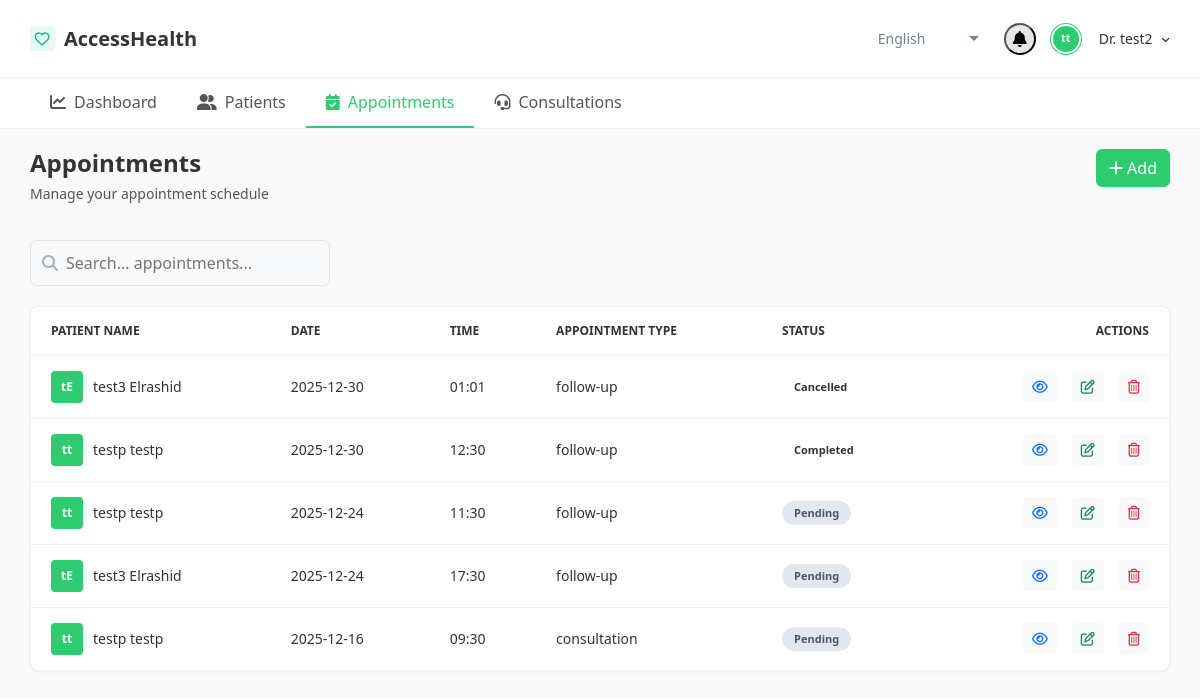
/doctor/appointments/ (signed in), run on an earlier commit of the app's database.
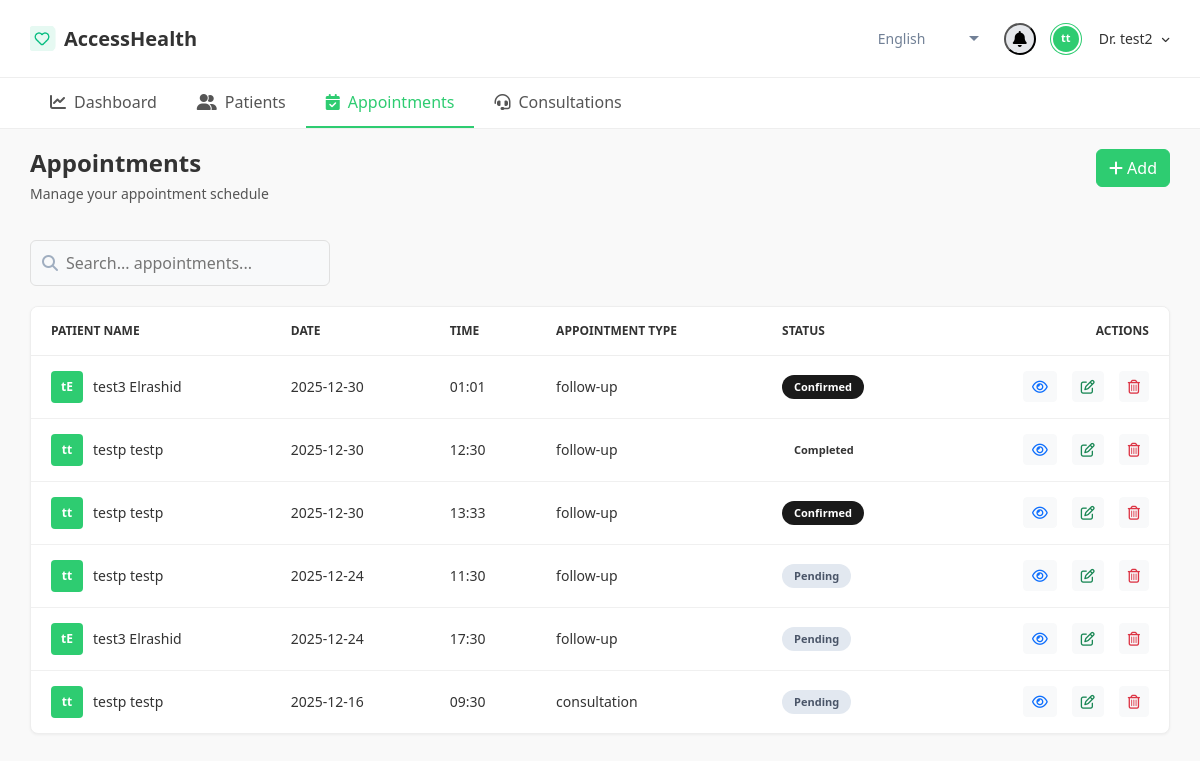
And on a later commit of the database.
### webapp/models.py (models this page shows, shortened)
class Doctor(models.Model):
    SPECIALIZATION_CHOICES = [
        ('CARDIOLOGY', 'Cardiology'),
        ('NEUROLOGY', 'Neurology'),
        ('ORTHOPEDICS', 'Orthopedics'),
        ('PEDIATRICS', 'Pediatrics'),
        ('PSYCHIATRY', 'Psychiatry'),
        ('ONCOLOGY', 'Oncology'),
        ('GENERAL', 'General Practice'),
    ]
    GENDER_CHOICES = [
        ('M', 'Male'),
        ('F', 'Female'),
    ]
    user = models.OneToOneField(
        CustomUser,
        on_delete=models.CASCADE,
        related_name='doctor_profile'
    )
    doctor_licence_number = models.CharField(
        max_length=50,
        unique=True,
        help_text="Medical license number"
    )
    first_name = models.CharField(max_length=100)
    last_name = models.CharField(max_length=100)
    dob = models.DateField()
    district = models.CharField(max_length=100,default="kigali")
    sector = models.CharField(max_length=100,default="Gasabo")
    gender = models.CharField(max_length=1, choices=GENDER_CHOICES)
    primary_practice_district = models.CharField(max_length=100)
    phone_number = models.CharField(max_length=15)
    hospital_or_clinic_affiliation = models.CharField(
        max_length=200,
        blank=True,
        null=True
    )
    specialization = models.CharField(
        max_length=100,
        choices=SPECIALIZATION_CHOICES
    )
    years_of_experience = models.PositiveIntegerField(
        validators=[MinValueValidator(0)]
    )
    professional_bio = models.TextField(blank=True, null=True)
    profile_image = models.ImageField(
        upload_to='doctor_profiles/',
        blank=True,
        null=True
    )
    is_available = models.BooleanField(default=True)
    created_at = models.DateTimeField(auto_now_add=True)
    updated_at = models.DateTimeField(auto_now=True)
    notify_email = models.BooleanField(default=True)
    notify_sms = models.BooleanField(default=False)
    notify_in_app = models.BooleanField(default=True)
    hospitals = models.ManyToManyField(
        Hospital,
        through="DoctorHospital",
        related_name="doctors",
        blank=True,
    )
    class Meta:
        ordering = ['last_name', 'first_name']
        indexes = [
            models.Index(fields=['user']),
            models.Index(fields=['specialization']),
            models.Index(fields=['hospital_or_clinic_affiliation']),
        ]

class Appointment(models.Model):
    STATUS_CHOICES = [
        ('pending', 'Pending'),
        ('confirmed', 'Confirmed'),
        ('completed', 'Completed'),
        ('cancelled', 'Cancelled'),
    ]
    APPOINTMENT_TYPE_CHOICES = [
        ('consultation', 'Consultation'),
        ('follow-up', 'Follow-up'),
        ('check-up', 'Check-up'),
        ('emergency', 'Emergency'),
    ]
    doctor = models.ForeignKey(
        Doctor,
        on_delete=models.CASCADE,
        related_name='appointments'
    )
    patient = models.ForeignKey(
        'Patient',
        on_delete=models.CASCADE,
        related_name='appointments'
    )
    appointment_date = models.DateField()
    appointment_time = models.TimeField()
    appointment_type = models.CharField(
        max_length=20,
        choices=APPOINTMENT_TYPE_CHOICES
    )
    status = models.CharField(
        max_length=20,
        choices=STATUS_CHOICES,
        default='pending'
    )
    notes = models.TextField(blank=True, null=True)
    created_at = models.DateTimeField(auto_now_add=True)
    updated_at = models.DateTimeField(auto_now=True)
    class Meta:
        ordering = ['-appointment_date', 'appointment_time']
        indexes = [
            models.Index(fields=['doctor', 'appointment_date']),
            models.Index(fields=['patient']),
            models.Index(fields=['status']),
        ]

class Patient(models.Model):
    GENDER_CHOICES = [
        ('M', 'Male'),
        ('F', 'Female'),
        ('O', 'Other'),
    ]
    user = models.OneToOneField(CustomUser, on_delete=models.CASCADE, related_name='patient_profile')
    patient_national_id = models.CharField(max_length=16, unique=True)
    first_name = models.CharField(max_length=100)
    last_name = models.CharField(max_length=100)
    dob = models.DateField()
    gender = models.CharField(max_length=1, choices=GENDER_CHOICES)
    district = models.CharField(max_length=100)
    sector = models.CharField(max_length=100)
    phone_number = models.CharField(max_length=15)
    blood_type = models.CharField(max_length=3, blank=True, null=True)
    address = models.CharField(max_length=255, blank=True, null=True)
    emergency_contact = models.CharField(max_length=255, blank=True, null=True)
    avatar = models.ImageField(upload_to='avatars/patients/', blank=True, null=True)
    doctors = models.ManyToManyField('Doctor', related_name='patients')
    HEALTH_STATUS_CHOICES = [
        ('stable', 'Stable'),
        ('monitoring', 'Monitoring'),
        ('improved', 'Improved'),
        ('critical', 'Critical'),
        ('scheduled', 'Scheduled'),
    ]
    health_status = models.CharField(
        max_length=20,
        choices=HEALTH_STATUS_CHOICES,
        default='scheduled'
    )
    created_at = models.DateTimeField(auto_now_add=True)
    updated_at = models.DateTimeField(auto_now=True)
    def __str__(self):
        return f"{self.first_name} {self.last_name}"
    property

### webapp/views.py (the view, shortened to what this page needs)
# urls.py: path('doctor/appointments/', views.appointments_list, name='doctor_appontments'),
@login_required
def appointments_list(request):
    doctor = get_object_or_404(Doctor, user=request.user)
    q = request.GET.get('q', '').strip()
    qs = Appointment.objects.filter(doctor=doctor).select_related('patient')
    form = AppointmentForm()
    paginator = Paginator(qs, 10)
    page_number = request.GET.get('page')
    page_obj = paginator.get_page(page_number)
    context = {
        'doctor': doctor,
        'page_obj': page_obj,
        'form':form,
    }
    return render(request, 'doctor_appointments.html', context)

### webapp/forms.py (shortened to what this page needs)
class AppointmentForm(forms.ModelForm):
    def __init__(self, *args, **kwargs):
        self.doctor = kwargs.pop('doctor', None)
        super(AppointmentForm, self).__init__(*args, **kwargs)
    class Meta:
        model = Appointment
        fields = ['patient', 'appointment_date', 'appointment_time', 'appointment_type', 'notes']
        widgets = {
            'patient': forms.Select(attrs={'class': 'form-select border-start-0'}),
            'appointment_type': forms.Select(attrs={'class': 'form-select border-start-0'}),
            'appointment_date': forms.DateInput(attrs={'class': 'form-control border-start-0', 'type': 'date'}),
            'appointment_time': forms.TimeInput(attrs={'class': 'form-control border-start-0', 'type': 'time'}),
            'notes': forms.Textarea(attrs={'class': 'form-control', 'rows': 3}),
        }

### webapp/templates/doctor_appointments.html (shortened to what this page needs)
{% load static %}
<!DOCTYPE html>
<html lang="en">
<head>
    <link href="https://cdn.jsdelivr.net/npm/bootstrap@5.3.3/dist/css/bootstrap.min.css" rel="stylesheet">
    <link rel="stylesheet" href="https://cdnjs.cloudflare.com/ajax/libs/font-awesome/6.4.2/css/all.min.css">
</head>
<body>
    <header class="navbar">
        <div class="navbar-left">
            <a href="#" class="logo">
                <img src="{% static 'heart.png' %}" alt="Heart Icon Logo">
                AccessHealth
            </a>
        </div>
        <div class="navbar-right">
            <div class="nav-icon-group">
                <div class="language-select">
                    <select id="language-selector" class="language-dropdown">
                        <option value="en" selected>
                            <i class="fas fa-globe"></i> English
                        </option>
                    </select>
                </div>
               <div class="notification-wrapper">
                    <button class="notification-icon" id="notification-btn">
                        <i class="fa-solid fa-bell"></i>
                    </button>
                </div>
            <div class="user-profile" id="user-profile-toggle">
                <div class="user-avatar">{{ doctor.first_name|first }}{{ doctor.last_name|first }}</div>
                <div class="user-name">
                    Dr. {{ doctor.first_name }}
                    <i class="fa-solid fa-angle-down" style="font-size: 10px; margin-left: 5px;"></i>
                </div>
            </div>
        </div>
    </header>
    <nav class="main-nav">
        <a href="{% url 'doctor_dashboard' %}" class="nav-item">
            <i class="fa-solid fa-chart-line"></i> Dashboard
        </a>
        <a href="{% url 'patients_list' %}" class="nav-item">
            <i class="fa-solid fa-user-group"></i> Patients
        </a>
        <div class="nav-item active">
            <i class="fa-solid fa-calendar-check"></i> Appointments
        </div>
        <a href="{%url 'consultations'%}" class="nav-item">
            <i class="fa-solid fa-headset"></i> Consultations
        </a>
    </nav>
    <main class="main-content">
    <div class="header-container">
        <div class="page-header">
            <h1>Appointments</h1>
            <p>Manage your appointment schedule</p>
        </div>
        <button class="btn text-white"
                            style="background-color: #2ECC71; border-color: #2ECC71;"
                            type="button"
                            data-bs-toggle="modal"
                            data-bs-target="#appointmentModal">
                        <i class="fa-solid fa-plus"></i> Add
        </button>
    </div>
    <div class="toolbar-container">
        <form method="get" class="search-large">
            <i class="fas fa-search"></i>
            <input
                type="text"
                name="q"
                placeholder="Search... appointments..."
                value="{{ request.GET.q|default:'' }}"
            >
        </form>
    </div>
    <div class="table-card">
        <table class="data-table">
            <thead>
                <tr>
                    <th>Patient Name</th>
                    <th>Date</th>
                    <th>Time</th>
                    <th>Appointment Type</th>
                    <th>Status</th>
                    <th style="text-align: right;">Actions</th>
                </tr>
            </thead>
            <tbody>
                {% if page_obj %}
                    {% for appt in page_obj %}
                    <tr>
                        <td>
                            <div class="patient-cell">
                                <div class="table-avatar avatar-green">
                                    {{ appt.patient.first_name|first }}{{ appt.patient.last_name|first }}
                                </div>
                                <span>
                                    {{ appt.patient.first_name }} {{ appt.patient.last_name }}
                                </span>
                            </div>
                        </td>
                        <td>{{ appt.appointment_date|date:"Y-m-d" }}</td>
                        <td>{{ appt.appointment_time|time:"H:i" }}</td>
                        <td>{{ appt.appointment_type|default:"–" }}</td>
                        <td>
                            <span class="status-badge
                                {% if appt.status == 'confirmed' %}status-confirmed
                                {% elif appt.status == 'pending' %}status-pending
                                {% elif appt.status == 'urgent' %}status-urgent
                                {% else %}status-scheduled{% endif %}">
                                {{ appt.get_status_display }}
                            </span>
                        </td>
                        <td>
                            <div class="actions-cell">
                                <button class="btn btn-sm btn-light text-primary"
                                        data-bs-toggle="modal"
                                        data-bs-target="#viewModal{{ appt.id }}">
                                    <i class="fa-regular fa-eye"></i>
                                </button>
                                <button class="btn btn-sm btn-light text-success"
                                        data-bs-toggle="modal"
                                        data-bs-target="#editModal{{ appt.id }}">
                                    <i class="fa-regular fa-pen-to-square"></i>
                                </button>
                                <button class="btn btn-sm btn-light text-danger"
                                        data-bs-toggle="modal"
                                        data-bs-target="#deleteModal{{ appt.id }}">
                                    <i class="fa-regular fa-trash-can"></i>
                                </button>
                            </div>
                        </td>
                    </tr>
                    {% endfor %}
                {% else %}
                    <tr>
                        <td colspan="7" style="text-align:center; padding:24px; color:#aaa;">
                            No appointments found.
                        </td>
                    </tr>
                {% endif %}
            </tbody>
        </table>
    </div>
</main>
</body>
</html>

What changed in the data, as far as the page shows it:
changed Appointment (number 1 of 6 on the later page): status "cancelled" → "confirmed"
added Appointment: patient.first_name|first "t", patient.last_name|first "t", patient.first_name "testp", patient.last_name "testp", appointment_date "2025-12-30", appointment_time "13:33", appointment_type "follow-up", status "confirmed"
